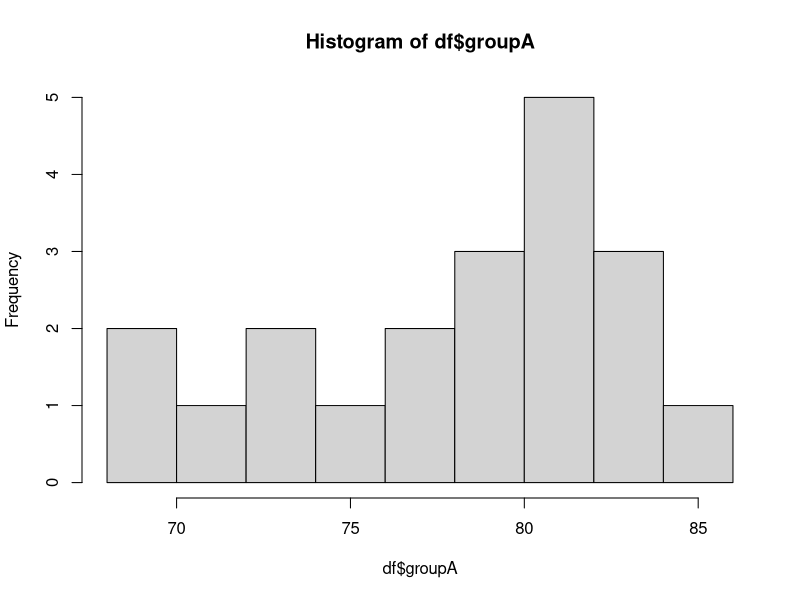
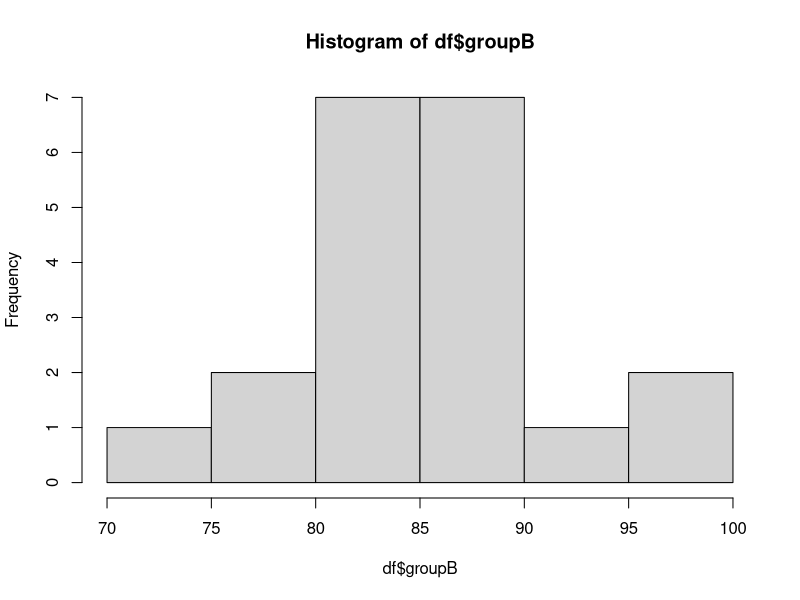

Here is the R script that generated these plots, in order:
'this tutorial practices kolmogorov-smirnov test'

setwd("C:/Projects/Statistics/L7")
rm(list = ls())

# load data and show distributions
df <- read.csv("k-s_data.csv", header = TRUE)
hist(df$groupA, breaks = 8)
hist(df$groupB, breaks = 8)
# construct cdf table of the two groups
# compose x spanning vector acording to data limits
x <- seq(round(0.8 * min(df)), 100, length = round(length(df$groupA) / 3))
x
# initiate a dataframe for the calculation of CDFs of the two groups and their distances (D)
cdfs <- data.frame("x" = x,
                   "cdf_A" = numeric(length(x)),
                   "cdf_B" = numeric(length(x)),
                   "D" = numeric(length(x)))
# loop over X bin by bin and calculate CDFs of groupA and groupB values
for (i in seq(seq_along(x))) {
  # CDF is the number of elements that are equal or smaller than x[i] normalized by the entire sample size
  cdfs[i, "cdf_A"] <- length(df$groupA[df$groupA <= x[i]]) / length(df$groupA)
  cdfs[i, "cdf_B"] <- length(df$groupB[df$groupB <= x[i]]) / length(df$groupB)
  # D vector is the bin-differences between groups in absolute value
  cdfs[i, "D"] <- abs(cdfs[i, "cdf_A"] - cdfs[i, "cdf_B"])
}
# calculate maximal D from cdfs["D"] 
# D_max is the desired statistical estimate of the K-S test
D_max <- max(cdfs["D"])

h <- ks.test(df$groupA, df$groupB)
print(paste('D_max from ks.test()=', h$statistic))
print(paste("D_max from man calc=", D_max))

jpeg("KS_CDF.jpg")
par(mar = c(5, 5.5, 3, 6))
plot(x, cdfs$cdf_A, col = 'black', type = "l", lwd = 2,
     cex.lab = 2, ylim = c(0, 1.05), ylab = "", cex.axis = 1.5)
par(new = TRUE)
plot(x, cdfs$cdf_B, col = 'red', type = "l", lwd = 2,
     ylim = c(0, 1.05), ylab = "",
     cex.lab = 2, cex.axis = 1.5)
par(new = TRUE)
plot(x, cdfs$D, col = 'blue', type = "l", lwd = 2,
     ylim = c(0, 1.05), ylab = "CDF",
     cex.lab = 2, cex.axis = 1.5)
legend("topleft",
       c("groupA", "groupB", "D"),
       col = c("black", "red", "blue"), lty = 1:1, lwd = 2, cex = 1.5)
dev.off()